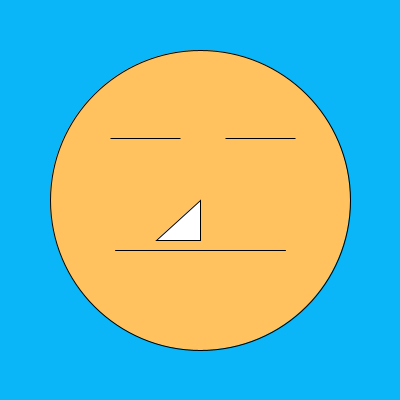
Frame 1 (no input)
Frame 60 (the mouse pressed at the canvas centre just before this capture): identical to frame 1, image omitted
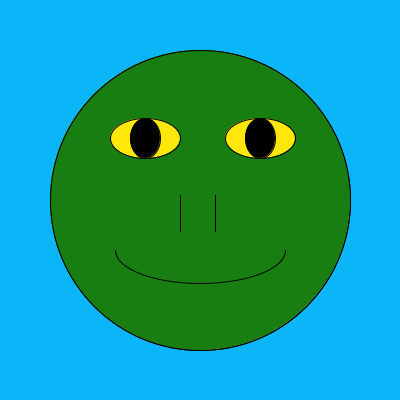
Frame 120 (the mouse held since frame 60 and released just before this capture)

The Processing sketch that drew these frames (run headless with seeded random() and noise(); from frame 60 on, the mouse is pressed at the canvas centre):

// Processing sketch: processing_76813
// ── processing_76813.pde

//Autor: Sergio.S
/*Descripción: cara de persona normal 
con la capacidad de mutar a un lagarto*/
/*NOTA: se recomienda pulsar el botón
cuando los ojos de la cara están cerrados.
Pura estética tan solo*/
int ojos = (#FFE70A);
void setup(){
  size (400,400);
  smooth ();
}
void draw(){
background(10,182,247);
// cara
fill(255,194,95);
ellipse (200,200,300,300);
//ojos
fill(255);
ellipse (145,138,70,mouseX/5);
ellipse (260,138,70,mouseX/5);
fill (0);
ellipse (145,138,30,mouseX/7);
ellipse (260,138,30,mouseX/7);
//nariz
stroke(0);
fill(255);
triangle (200,240,156,240,200,200);
//boca
noFill ();
arc (200,250,170,mouseY/3, radians(0),radians(180));
if (mousePressed){
  fill(#197E11);
ellipse (200,200,300,300);
  fill(ojos);
ellipse (145,138,70,mouseX/5);
ellipse (260,138,70,mouseX/5);
fill (0);
ellipse (145,138,30,mouseX/5);
ellipse (260,138,30,mouseX/5);
noFill ();
arc (200,250,170,mouseY/3, radians(0),radians(180));
line (180,195,180,231);
line (215,195,215,231);
}
}

void mouseReleased(){
  fill(255);
ellipse (145,138,70,mouseX/5);
ellipse (260,138,70,mouseX/5);
}
